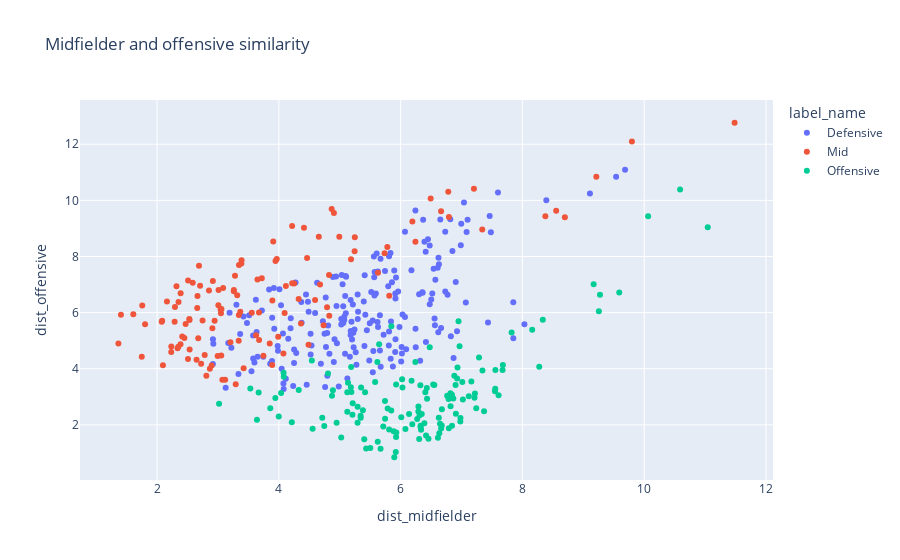

Notebook source saved alongside this figure:
### Code cell
px.scatter(df_output_dists[df_output_dists.position!='Goalkeeper'],
x='dist_midfielder',y='dist_offensive',
color='label_name',hover_data=['slug_club','slug_player','mins_played','position','score'],
title='Midfielder and offensive similarity')

### Figure 1 — Plotly figure (JSON) as saved in the notebook; plotly's stock layout.template omitted (floating-point values rounded to 4 significant figures; data arrays with more than 128 entries replaced by an {"elided": "..."} marker saying what was removed)
{"data": [{"customdata": {"elided": "205x5 mixed values"}, "hovertemplate": "label_name=Defensive<br>dist_midfielder=%{x}<br>dist_offensive=%{y}<br>slug_club=%{customdata[0]}<br>slug_player=%{customdata[1]}<br>mins_played=%{customdata[2]}<br>position=%{customdata[3]}<br>score=%{customdata[4]}<extra></extra>", "legendgroup": "Defensive", "marker": {"color": "#636efa", "symbol": "circle"}, "mode": "markers", "name": "Defensive", "orientation": "v", "showlegend": true, "type": "scatter", "x": {"elided": "205 float values"}, "xaxis": "x", "y": {"elided": "205 float values"}, "yaxis": "y"}, {"customdata": {"elided": "124x5 mixed values"}, "hovertemplate": "label_name=Mid<br>dist_midfielder=%{x}<br>dist_offensive=%{y}<br>slug_club=%{customdata[0]}<br>slug_player=%{customdata[1]}<br>mins_played=%{customdata[2]}<br>position=%{customdata[3]}<br>score=%{customdata[4]}<extra></extra>", "legendgroup": "Mid", "marker": {"color": "#EF553B", "symbol": "circle"}, "mode": "markers", "name": "Mid", "orientation": "v", "showlegend": true, "type": "scatter", "x": [6.493, 9.799, 8.377, 3.26, 2.387, 2.676, 4.251, 2.782, 3.28, 2.096, 3.674, 3.346, 1.365, 4.487, 2.469, 2.084, 2.724, 5.737, 2.909, 4.116, 4.219, 6.193, 2.385, 4.904, 2.81, 8.697, 3.049, 3.044, 2.945, 3.007, 4.595, 1.756, 2.66, 2.449, 3.893, 1.749, 4.413, 4.325, 3.118, 6.793, 3.34, 1.61, 5.782, 6.664, 3.054, 2.162, 4.828, 3.626, 9.214, 4.218, 8.555, 3.343, 3.072, 3.945, 3.384, 3.746, 5.244, 3.99, 3.387, 2.288, 2.232, 4.364, 4.095, 3.292, 2.414, 2.352, 4.075, 3.085, 2.586, 5.627, 4.993, 2.076, 3.675, 1.407, 2.649, 7.341, 3.367, 2.319, 3.057, 2.535, 5.185, 2.234, 2.853, 3.556, 4.657, 2.747, 2.336, 7.204, 3.649, 3.85, 3.205, 3.422, 4.464, 3.316, 1.803, 6.783, 11.48, 2.867, 2.897, 4.867, 3.89, 4.824, 2.688, 3.966, 5.248, 2.508, 5.813, 3.72, 3.261, 3.908, 2.664, 2.53, 2.916, 4.677, 6.243, 2.533, 4.792, 2.995, 4.734, 2.707, 2.349, 2.509, 2.294, 3.01], "xaxis": "x", "y": [10.07, 12.1, 9.435, 6.765, 6.688, 5.082, 7.034, 4.491, 7.318, 4.127, 6.008, 7.698, 4.895, 4.856, 5.592, 5.708, 4.175, 8.114, 5.439, 6.949, 7.049, 9.25, 4.873, 9.552, 3.748, 9.395, 5.979, 6.112, 5.714, 6.264, 6.449, 6.25, 6.167, 5.093, 6.429, 4.425, 9.023, 6.482, 3.604, 9.406, 5.002, 5.942, 8.343, 9.611, 4.473, 6.394, 5.888, 5.194, 10.85, 9.084, 9.631, 5.914, 3.608, 7.839, 7.748, 4.461, 8.187, 5.137, 7.865, 5.676, 4.597, 5.616, 5.984, 3.447, 5.147, 6.381, 4.542, 6.874, 7.062, 7.422, 8.706, 5.672, 5.027, 5.922, 4.32, 8.962, 6.029, 6.937, 6.129, 4.682, 7.903, 4.793, 6.788, 5.992, 8.701, 5.717, 4.727, 10.42, 7.18, 4.901, 4.947, 4.022, 7.942, 6.616, 5.588, 10.3, 12.77, 3.996, 4.115, 9.689, 4.135, 7.342, 7.668, 7.913, 8.689, 4.344, 6.601, 7.228, 6.809, 8.532, 6.592, 5.774, 7.125, 7.002, 8.528, 5.735, 6.192, 4.457, 5.546, 6.959, 4.785, 7.144, 6.202, 6.806], "yaxis": "y"}, {"customdata": {"elided": "135x5 mixed values"}, "hovertemplate": "label_name=Offensive<br>dist_midfielder=%{x}<br>dist_offensive=%{y}<br>slug_club=%{customdata[0]}<br>slug_player=%{customdata[1]}<br>mins_played=%{customdata[2]}<br>position=%{customdata[3]}<br>score=%{customdata[4]}<extra></extra>", "legendgroup": "Offensive", "marker": {"color": "#00cc96", "symbol": "circle"}, "mode": "markers", "name": "Offensive", "orientation": "v", "showlegend": true, "type": "scatter", "x": {"elided": "135 float values"}, "xaxis": "x", "y": {"elided": "135 float values"}, "yaxis": "y"}], "layout": {"legend": {"title": {"text": "label_name"}, "tracegroupgap": 0}, "title": {"text": "Midfielder and offensive similarity"}, "xaxis": {"anchor": "y", "domain": [0, 1], "title": {"text": "dist_midfielder"}}, "yaxis": {"anchor": "x", "domain": [0, 1], "title": {"text": "dist_offensive"}}}}
